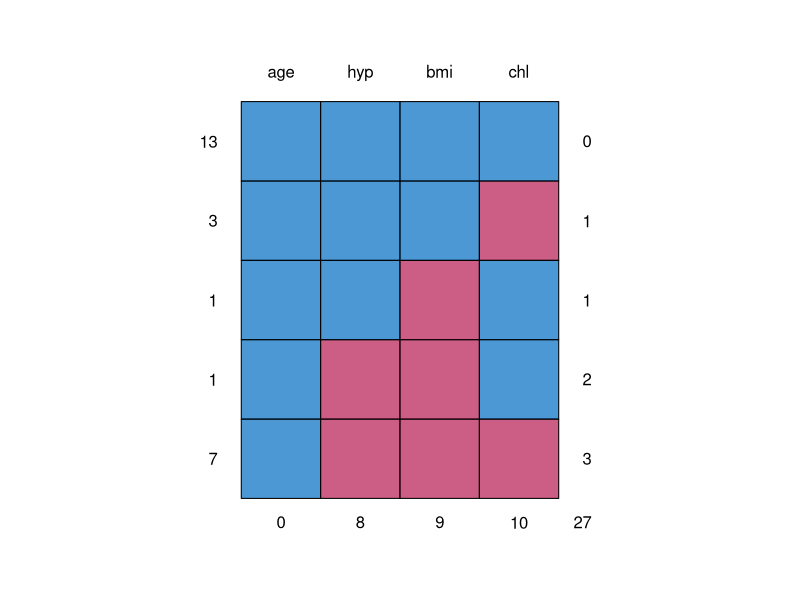
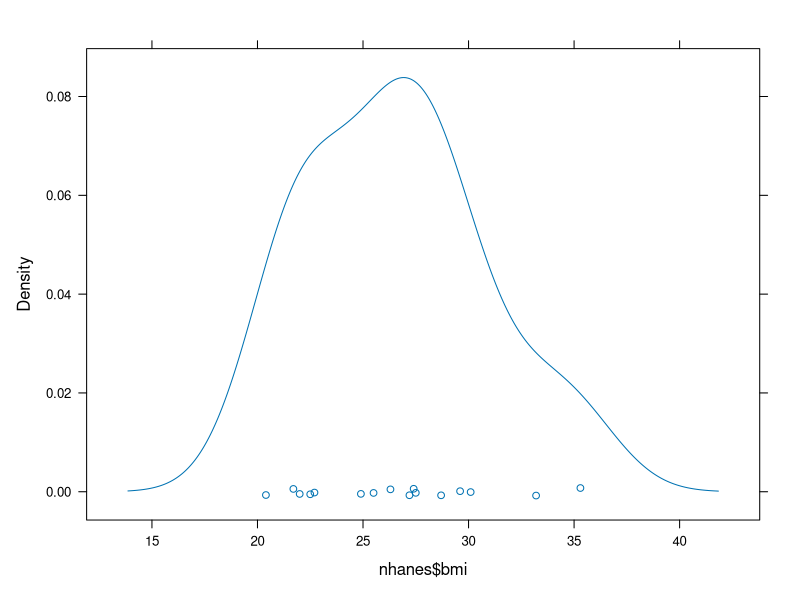

Here is the R script that generated these plots, in order:
# MIMP Session B: Practical 1
set.seed(123)
library(mice)

# 4. Inspect the missing data pattern
md.pattern(nhanes) #get red and blue squares with variables on x axis and nr of times the pattern occurs on y axis

# 5. Regression
fit <- with(nhanes, lm(age ~ bmi)) #use with to apply function to multiple objects
summary(fit)

# 6. Mean imp
imp <- mice(nhanes, method = "mean", m = 1, maxit = 1) #impute mean once

# 7. Evaluate
complete(imp) #see first imputed data set
colMeans(nhanes, na.rm = TRUE) #check variable means again
fit <- with(imp, lm(age ~ bmi))
summary(fit) #nothing much changed
densityplot(nhanes$bmi) #there is more weight at the mean than in the plot now

# 8. Regression imp = impute the conditional mean 
imp <- mice(nhanes, method = "norm.predict", m = 1, maxit = 1) #single regression imp 

# 9. Eval
complete(imp)
fit <- with(imp, lm(age ~ bmi))
summary(fit) #there is stat sig now!

# 10. stoch regr = regr with added error term
imp <- mice(nhanes, method = "norm.nob", m = 1, maxit = 1)

# 11. Eval
complete(imp)
fit <- with(imp, lm(age ~ bmi))
summary(fit) #again not sig!

# 12. Check using set.seed argument
imp <- mice(nhanes, method = "norm.nob", m = 1, maxit = 1, seed = 123)
fit <- with(imp, lm(age ~ bmi))
summary(fit) #same!

# 13. MI
imp <- mice(nhanes) # perform default multiple imp: m=5, print = T
imp #look at imp summary
attributes(imp) #

